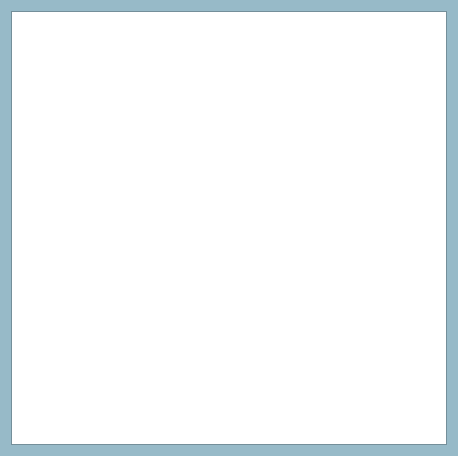
<?xml version="1.0" encoding="UTF-8"?>
<ui version="4.0">
 <class>Form</class>
 <widget class="QWidget" name="Form">
  <property name="geometry">
   <rect>
    <x>0</x>
    <y>0</y>
    <width>458</width>
    <height>456</height>
   </rect>
  </property>
  <property name="palette">
   <palette>
    <active>
     <colorrole role="Base">
      <brush brushstyle="SolidPattern">
       <color alpha="255">
        <red>255</red>
        <green>255</green>
        <blue>255</blue>
       </color>
      </brush>
     </colorrole>
     <colorrole role="Window">
      <brush brushstyle="SolidPattern">
       <color alpha="255">
        <red>151</red>
        <green>186</green>
        <blue>200</blue>
       </color>
      </brush>
     </colorrole>
    </active>
    <inactive>
     <colorrole role="Base">
      <brush brushstyle="SolidPattern">
       <color alpha="255">
        <red>255</red>
        <green>255</green>
        <blue>255</blue>
       </color>
      </brush>
     </colorrole>
     <colorrole role="Window">
      <brush brushstyle="SolidPattern">
       <color alpha="255">
        <red>151</red>
        <green>186</green>
        <blue>200</blue>
       </color>
      </brush>
     </colorrole>
    </inactive>
    <disabled>
     <colorrole role="Base">
      <brush brushstyle="SolidPattern">
       <color alpha="255">
        <red>151</red>
        <green>186</green>
        <blue>200</blue>
       </color>
      </brush>
     </colorrole>
     <colorrole role="Window">
      <brush brushstyle="SolidPattern">
       <color alpha="255">
        <red>151</red>
        <green>186</green>
        <blue>200</blue>
       </color>
      </brush>
     </colorrole>
    </disabled>
   </palette>
  </property>
  <property name="windowTitle">
   <string>Form</string>
  </property>
  <layout class="QGridLayout" name="gridLayout">
   <item row="0" column="0">
    <widget class="QTextEdit" name="textedit1">
     <property name="palette">
      <palette>
       <active>
        <colorrole role="Base">
         <brush brushstyle="SolidPattern">
          <color alpha="255">
           <red>255</red>
           <green>255</green>
           <blue>255</blue>
          </color>
         </brush>
        </colorrole>
        <colorrole role="Window">
         <brush brushstyle="SolidPattern">
          <color alpha="255">
           <red>151</red>
           <green>186</green>
           <blue>200</blue>
          </color>
         </brush>
        </colorrole>
       </active>
       <inactive>
        <colorrole role="Base">
         <brush brushstyle="SolidPattern">
          <color alpha="255">
           <red>255</red>
           <green>255</green>
           <blue>255</blue>
          </color>
         </brush>
        </colorrole>
        <colorrole role="Window">
         <brush brushstyle="SolidPattern">
          <color alpha="255">
           <red>151</red>
           <green>186</green>
           <blue>200</blue>
          </color>
         </brush>
        </colorrole>
       </inactive>
       <disabled>
        <colorrole role="Base">
         <brush brushstyle="SolidPattern">
          <color alpha="255">
           <red>151</red>
           <green>186</green>
           <blue>200</blue>
          </color>
         </brush>
        </colorrole>
        <colorrole role="Window">
         <brush brushstyle="SolidPattern">
          <color alpha="255">
           <red>151</red>
           <green>186</green>
           <blue>200</blue>
          </color>
         </brush>
        </colorrole>
       </disabled>
      </palette>
     </property>
    </widget>
   </item>
  </layout>
 </widget>
 <resources/>
 <connections/>
</ui>
